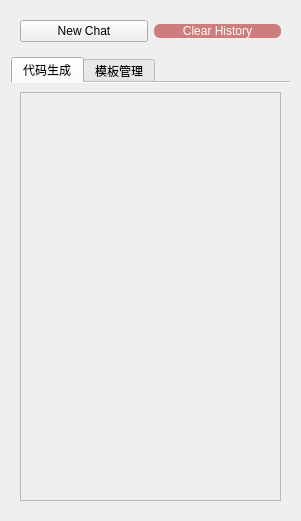
<?xml version="1.0" encoding="UTF-8"?>
<ui version="4.0">
 <class>GptPageFrame</class>
 <widget class="QFrame" name="GptPageFrame">
  <property name="geometry">
   <rect>
    <x>0</x>
    <y>0</y>
    <width>301</width>
    <height>521</height>
   </rect>
  </property>
  <property name="windowTitle">
   <string>Frame</string>
  </property>
  <layout class="QVBoxLayout" name="verticalLayout_3">
   <item>
    <widget class="QWidget" name="widget" native="true">
     <layout class="QHBoxLayout" name="horizontalLayout_2">
      <item>
       <widget class="QPushButton" name="pushButton">
        <property name="styleSheet">
         <string notr="true"/>
        </property>
        <property name="text">
         <string>New Chat</string>
        </property>
       </widget>
      </item>
      <item>
       <widget class="QPushButton" name="pushButton_2">
        <property name="styleSheet">
         <string notr="true">QPushButton {
	color: white;
	background-color: rgb(205, 125, 124);
    border-radius: 6px;
}</string>
        </property>
        <property name="text">
         <string>Clear History</string>
        </property>
       </widget>
      </item>
     </layout>
    </widget>
   </item>
   <item>
    <widget class="QTabWidget" name="tabWidget">
     <property name="currentIndex">
      <number>0</number>
     </property>
     <property name="documentMode">
      <bool>true</bool>
     </property>
     <widget class="QWidget" name="tab">
      <attribute name="title">
       <string>代码生成</string>
      </attribute>
      <layout class="QVBoxLayout" name="verticalLayout_7">
       <item>
        <widget class="GptTabCodeGenFrame" name="frame">
         <property name="frameShape">
          <enum>QFrame::StyledPanel</enum>
         </property>
         <property name="frameShadow">
          <enum>QFrame::Raised</enum>
         </property>
        </widget>
       </item>
      </layout>
     </widget>
     <widget class="QWidget" name="tab_2">
      <attribute name="title">
       <string>模板管理</string>
      </attribute>
      <layout class="QVBoxLayout" name="verticalLayout">
       <item>
        <widget class="GptTemplateManagerFrame" name="frame_2">
         <property name="frameShape">
          <enum>QFrame::StyledPanel</enum>
         </property>
         <property name="frameShadow">
          <enum>QFrame::Raised</enum>
         </property>
        </widget>
       </item>
      </layout>
     </widget>
    </widget>
   </item>
  </layout>
 </widget>
 <customwidgets>
  <customwidget>
   <class>GptTabCodeGenFrame</class>
   <extends>QFrame</extends>
   <header>ui.h</header>
   <container>1</container>
  </customwidget>
  <customwidget>
   <class>GptTemplateManagerFrame</class>
   <extends>QFrame</extends>
   <header>ui.h</header>
   <container>1</container>
  </customwidget>
 </customwidgets>
 <resources/>
 <connections>
  <connection>
   <sender>pushButton</sender>
   <signal>clicked()</signal>
   <receiver>GptPageFrame</receiver>
   <slot>new_chat()</slot>
   <hints>
    <hint type="sourcelabel">
     <x>63</x>
     <y>26</y>
    </hint>
    <hint type="destinationlabel">
     <x>142</x>
     <y>98</y>
    </hint>
   </hints>
  </connection>
  <connection>
   <sender>pushButton_2</sender>
   <signal>clicked()</signal>
   <receiver>GptPageFrame</receiver>
   <slot>clear_chat_history()</slot>
   <hints>
    <hint type="sourcelabel">
     <x>276</x>
     <y>41</y>
    </hint>
    <hint type="destinationlabel">
     <x>209</x>
     <y>151</y>
    </hint>
   </hints>
  </connection>
 </connections>
 <slots>
  <slot>new_chat()</slot>
  <slot>clear_chat_history()</slot>
 </slots>
</ui>
